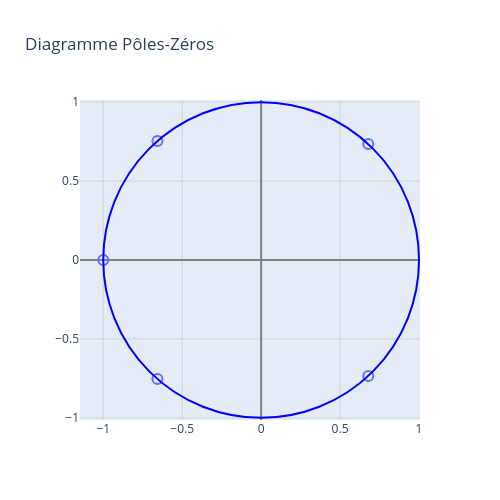

The cell this chart's notebook holds for it:
### Markdown cell above
### 2.1 Synthèse du filtre

### Code cell
# Paramètres du système
nu_e = 20000 
nu_1 = 2625  
nu_2 = 7280  
nu_coupure = 10000

# 1. Calcul des zéros
w1 = 2 * np.pi * nu_1 / nu_e
w2 = 2 * np.pi * nu_2 / nu_e
w_coupure = 2 * np.pi * nu_coupure / nu_e

z1 = np.exp(1j * w1)
z2 = np.exp(1j * w2)
z3 = np.exp(1j * w_coupure) # Correspond à -1

# Regroupement des zéros
zeros = np.array([z1, np.conj(z1), z2, np.conj(z2), z3])

# Filtre RIF causal : 5 pôles à l'origine
poles = np.zeros(len(zeros)) 

# 2. Coefficients de la fonction de transfert
b_non_norm = np.real(np.poly(zeros))
gain_k = np.sum(b_non_norm) 

# Normalisation
b = b_non_norm / gain_k
a = np.array([1.0])

# 3. Calcul du gain complexe
W, h = signal.freqz(b, a, worN=1024, fs=nu_e)

# 4. Tracés
# Diagramme pôle-zéro
zplane(zeros, [])

# Réponse impulsionnelle
px.line(x=np.arange(len(b)), y=b, title='Réponse impulsionnelle', labels={'x': 'Échantillons', 'y': 'Amplitude'}).show()

# Module du gain complexe
gain_db = 20 * np.log10(np.abs(h))
px.line(x=W, y=gain_db, title='Module du gain complexe', labels={'x': 'Fréquence (Hz)', 'y': 'Gain (dB)'}).show()

# Phase du gain complexe
phase = np.angle(h)
px.line(x=W, y=phase, title='Phase du gain complexe', labels={'x': 'Fréquence (Hz)', 'y': 'Phase (rad)'}).show()

### Figure 1 — Plotly figure (JSON) as saved in the notebook; plotly's stock layout.template omitted (floating-point values rounded to 4 significant figures)
{"data": [{"marker": {"line": {"color": "DarkSlateGrey", "width": 2}, "size": 10, "symbol": "circle-open"}, "mode": "markers", "name": "zeros", "type": "scatter", "x": [0.6788, 0.6788, -0.6566, -0.6566, -1.0], "y": [0.7343, -0.7343, 0.7543, -0.7543, 1.225e-16]}, {"marker": {"line": {"color": "DarkSlateGrey", "width": 2}, "size": 10, "symbol": "x-thin"}, "mode": "markers", "name": "poles", "type": "scatter", "x": [], "y": []}], "layout": {"height": 500, "shapes": [{"line": {"color": "blue"}, "type": "circle", "x0": -1, "x1": 1, "y0": -1, "y1": 1}], "title": {"text": "Diagramme Pôles-Zéros"}, "width": 500, "xaxis": {"gridcolor": "LightGray", "gridwidth": 1, "range": [null, null], "showgrid": true, "zeroline": true, "zerolinecolor": "Gray"}, "yaxis": {"gridcolor": "LightGray", "gridwidth": 1, "range": [null, null], "scaleanchor": "x", "scaleratio": 1, "showgrid": true, "zeroline": true, "zerolinecolor": "Gray"}}}
